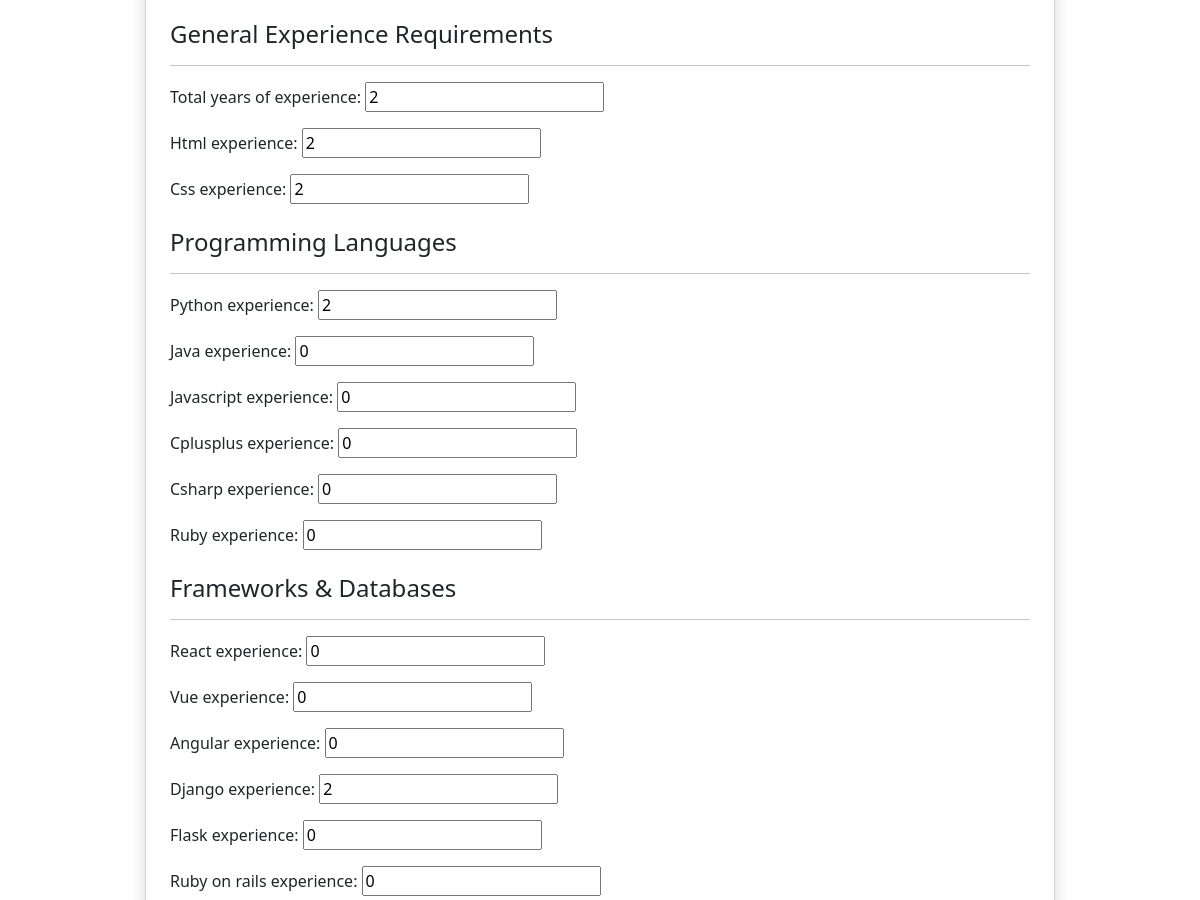
The app's page /JobFinder_app/job/1/edit/ (signed in, middle part), older data.
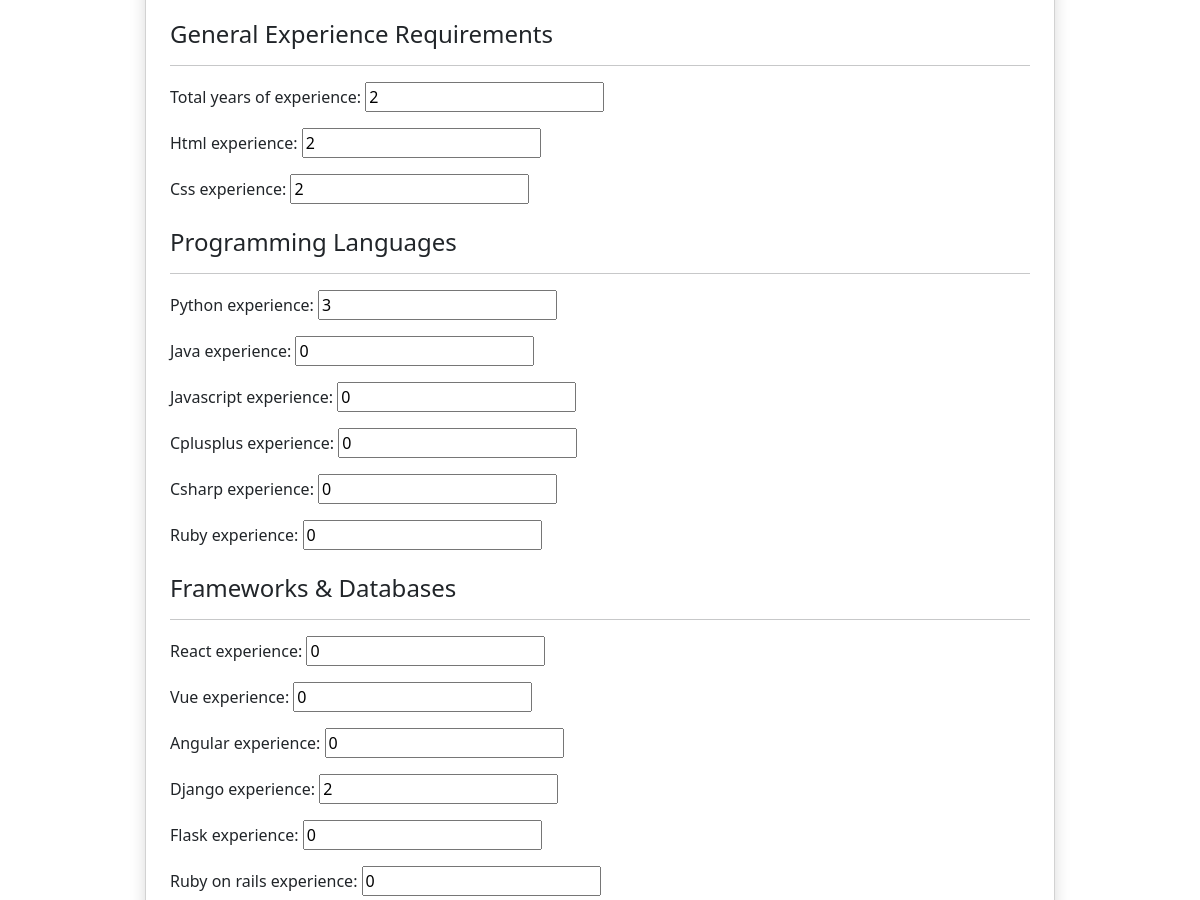
The same page, newer data.
### JobFinder_app/models.py (models this page shows, shortened)
class JobRequirementTwo(models.Model):
    job = models.OneToOneField(
        Job,
        on_delete=models.CASCADE,
        related_name="req_two"
    )
    python_experience = models.IntegerField(default=0)
    java_experience = models.IntegerField(default=0)
    javascript_experience = models.IntegerField(default=0)
    cplusplus_experience = models.IntegerField(default=0)
    csharp_experience = models.IntegerField(default=0)
    ruby_experience = models.IntegerField(default=0)

### JobFinder_app/views.py (the view)
# urls.py: path("job/<int:job_id>/edit/", views.edit_job, name="edit_job"),
def edit_job(request, job_id):
    job = get_object_or_404(Job, id=job_id)
    if job.user != request.user:
        return redirect("employer_dashboard")
    req1 = job.req_one
    req2 = job.req_two
    req3 = job.req_three
    if request.method == "POST":
        job_form = JobForm(request.POST, instance=job)
        req1_form = JobRequirementOneForm(request.POST, instance=req1)
        req2_form = JobRequirementTwoForm(request.POST, instance=req2)
        req3_form = JobRequirementThreeForm(request.POST, instance=req3)
        if job_form.is_valid() and req1_form.is_valid() and req2_form.is_valid() and req3_form.is_valid():
            job_form.save()
            req1_form.save()
            req2_form.save()
            req3_form.save()
            return redirect("employer_dashboard")
    else:
        job_form = JobForm(instance=job)
        req1_form = JobRequirementOneForm(instance=req1)
        req2_form = JobRequirementTwoForm(instance=req2)
        req3_form = JobRequirementThreeForm(instance=req3)
    return render(request, "JobFinder_app/edit_job.html", {
        "job_form": job_form,
        "req1_form": req1_form,
        "req2_form": req2_form,
        "req3_form": req3_form,
        "job": job,
    })

### JobFinder_app/forms.py
class JobForm(forms.ModelForm):
    class Meta:
        model = Job
        fields = ["title", "location", "description", "interview_questions"]
        widgets = {
            "interview_questions": forms.Textarea(attrs={"rows": 5}),
        }

class JobRequirementOneForm(forms.ModelForm):
    class Meta:
        model = JobRequirementOne
        exclude = ("job",)

### JobFinder_app/templates/JobFinder_app/edit_job.html (shortened to what this page needs)
{% extends "JobFinder_app/base.html" %}
{% block content %}
<div class="container mt-4">
    <div class="col-md-10 mx-auto">
        <div class="card shadow p-4">
            <form method="POST">
                <h4 class="mt-4">General Experience Requirements</h4>
                <hr>
                {{ req1_form.as_p }}
                <h4 class="mt-4">Programming Languages</h4>
                <hr>
                {{ req2_form.as_p }}
                <h4 class="mt-4">Frameworks & Databases</h4>
                <hr>
                {{ req3_form.as_p }}
            </form>
        </div>
    </div>
</div>
{% endblock %}

Row changes from the older to the newer data that the page shows:
changed JobRequirementTwo: python_experience "2" → "3"
